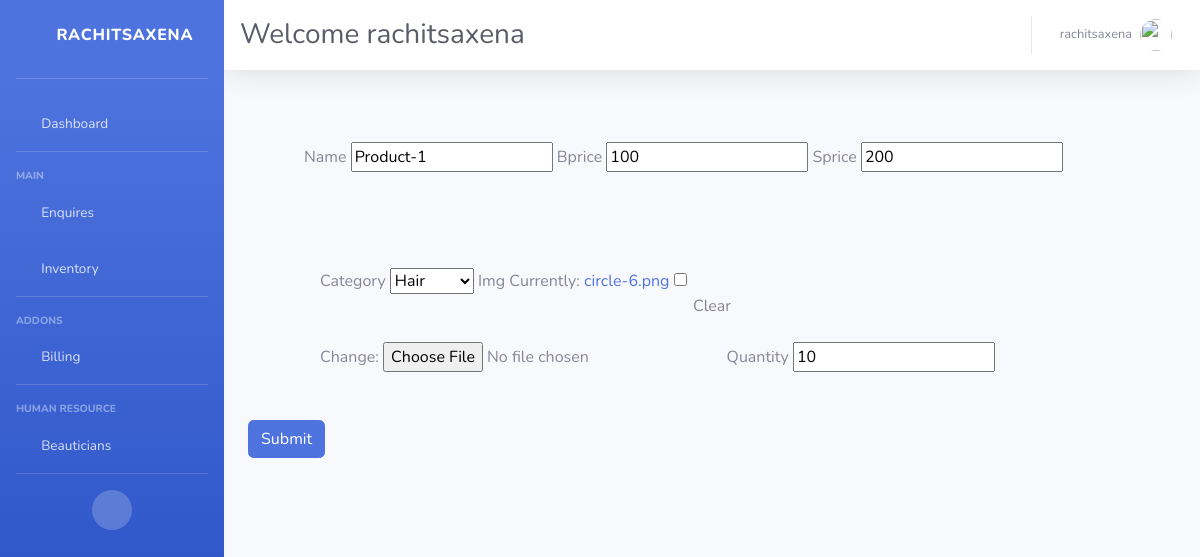
The app's page /old/product/1/ (signed in) with its own data.
### basic/models.py (models this page shows, shortened)
class Product(models.Model):
    name = models.CharField(max_length=100 ,null=True , blank=True )
    bprice = models.IntegerField(default=0 , null=True  , blank=True)
    sprice = models.IntegerField(default=0 , null= True , blank=True)
    category = models.ForeignKey(Category , on_delete= models.CASCADE)
    quantity = models.IntegerField(default=10)
    img = models.ImageField(null=True , blank=True)
    date = models.DateTimeField(auto_now_add=True)

### basic/views.py (the view)
# urls.py: path('product/<str:pk>/' , views.productEnquiry , name='productEnquiry'),
@login_required(login_url='loginPage')
def productEnquiry(request , pk):
    enq = Product.objects.get(id = pk)
    if request.method == 'POST':
        form = ProductForm(request.POST , instance=enq)
        if form.is_valid():
            form.save()
            return redirect('dashboard')
        else:
            return HttpResponse('not found')
    else:
        form = ProductForm(instance= enq)
    params = {
        'form' : form
    }
    return render(request , 'basic/productForm.html' , params)

### basic/forms.py
class ProductForm(ModelForm):
    class Meta:
        model = Product
        fields = '__all__'

### basic/models.py (called while the page is built)
    def __str__(self):
        return self.name

### basic/templates/basic/productForm.html
{% extends 'basic/base.html' %}
{% block content %}
     <form method='post'  class="form-inline"  action=''> {% csrf_token %}
            <div class='container px-2 m-5'>
            {{form.name.label}}
            {{form.name}}
            {{form.bprice.label}}
            {{form.bprice}}
            {{form.sprice.label}}
            {{form.sprice}}
            </div>
            <div class='container px-4 m-5'>
            {{form.category.label}}
            {{form.category}}
            {{form.img.label}}
            {{form.img}}&nbsp;&nbsp;&nbsp;
            {{form.quantity.label}}
            {{form.quantity}}
            </div>
            <button type="submit" value="Submit" class='btn btn-primary'>Submit</button>
        </form>
{% endblock content %}

### basic/templates/basic/base.html (shortened to what this page needs)
<!DOCTYPE html>
<html lang="en">
{% load static %}
<head>
    <link href="{% static 'frontend/vendor/fontawesome-free/css/all.min.css' %}" rel="stylesheet" type="text/css">
    <link href="{% static 'frontend/css/sb-admin-2.min.css' %}" rel="stylesheet">
</head>
<body id="page-top">
    <div id="wrapper">
        <ul class="navbar-nav bg-gradient-primary sidebar sidebar-dark accordion" id="accordionSidebar">
            <a class="sidebar-brand d-flex align-items-center justify-content-center " href="{% url 'calendarapp:calendar' %}">
                <div class="sidebar-brand-icon rotate-n-15">
                    <i class="fas fa-fan"></i>
                </div>
                <div class="sidebar-brand-text mx-3">RachitSaxena</div>
            </a>
            <hr class="sidebar-divider mt-2">
            <li class="nav-item">
                <a class="nav-link" href="{% url 'calendarapp:calendar' %}">
                    <i class="fas fa-fw fa-tachometer-alt"></i>
                    <span>Dashboard</span></a>
            </li>
            <hr class="sidebar-divider">
            <div class="sidebar-heading">
                Main
            </div>
            <li class="nav-item">
                <a class="nav-link" href="{% url 'enquiry' %}">
                    <i class="fas fa-fw fa-chart-area"></i>
                    <span>Enquires</span></a>
            </li>
            <li class="nav-item">
                <a class="nav-link" href={% url 'stock' %}>
                    <i class="fas fa-fw fa-chart-area"></i>
                    <span>Inventory</span></a>
            </li>
            <hr class="sidebar-divider">
            <div class="sidebar-heading">
                Addons
            </div>
            <li class="nav-item">
                <a class="nav-link " href="{% url 'serviceSlip' %}">
                    <i class="fas fa-fw fa-chart-area"></i>
                    <span>Billing</span></a>
            </li>
            <hr class="sidebar-divider">
             <div class="sidebar-heading">
                Human Resource
            </div>
             <li class="nav-item">
                <a class="nav-link " href="{% url 'employee' %}">
                    <i class="fas fa-fw fa-table"></i>
                    <span>Beauticians</span></a>
            </li>
            <hr class="sidebar-divider d-none d-md-block">
            <div class="text-center d-none d-md-inline">
                <button class="rounded-circle border-0" id="sidebarToggle"></button>
            </div>
        </ul>
        <div id="content-wrapper" class="d-flex flex-column">
            <div id="content">
                <nav class="navbar navbar-expand navbar-light bg-white topbar mb-4 static-top shadow">
                    <h1 class="h3 mt-2 text-gray-800">Welcome {{request.user}}</h1>
                    <ul class="navbar-nav ml-auto">
                        <li class="nav-item dropdown no-arrow">
                            <a class="nav-link dropdown-toggle" href="#" id="userDropdown" role="button"
                                data-toggle="dropdown" aria-haspopup="true" aria-expanded="false">
                                <span class="mr-2 d-none d-lg-inline text-gray-600 small">{{request.user}}</span>
                                <img class="img-profile rounded-circle"
                                    src="{% static 'defaultPhoto.png' %}">
                            </a>
                        </li>
                    </ul>
                </nav>
                <div class="container-fluid">
                    {% block content %}
                    {% endblock content %}
                </div>
            </div>
        </div>
    </div>
</body>
</html>

### records on screen
Product: name "Product-1", bprice "100", sprice "200", category "Hair", quantity "10"

### other values on screen
{{ request.user }} "rachitsaxena"
